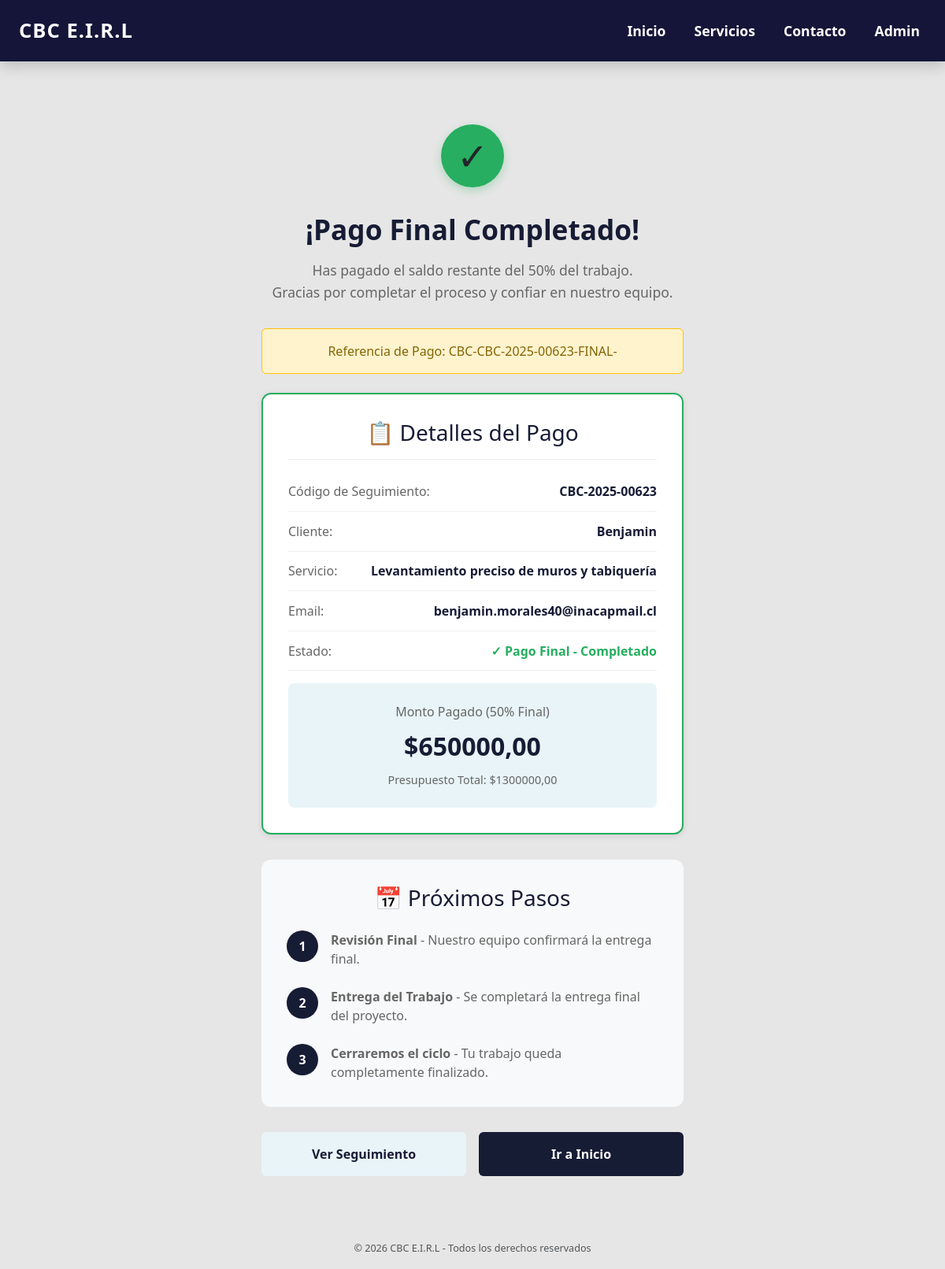
The page /seguimiento/CBC-2025-00623/pago-final-completado/ on the database its author committed.
### core/models.py (models this page shows, shortened)
class SolicitudInformacion(models.Model):
    servicio = models.ForeignKey(
        Servicio,
        on_delete=models.CASCADE,
        related_name="solicitudes",
        null=True,
        blank=True,
    )
    nombre = models.CharField(max_length=100)
    email = models.EmailField()
    telefono = models.CharField(
        max_length=12,
        validators=[
            RegexValidator(
                regex=r'^569\d{8}$',
                message="El teléfono debe tener el formato 569XXXXXXXX",
            ),
        ],
    )
    tienes_terreno = models.CharField(
        max_length=10,
        choices=[('si', 'Sí'), ('no', 'No')],
        default='no'
    )
    ubicacion = models.CharField(max_length=255)
    cuando_comenzar = models.CharField(max_length=20)
    requerimientos = models.TextField()
    estado_actual = models.ForeignKey(
        Estado,
        on_delete=models.SET_NULL,
        null=True,
        blank=True,
        related_name="solicitudes"
    )
    fecha_envio = models.DateTimeField(auto_now_add=True)
    codigo_seguimiento = models.CharField(max_length=30, unique=True, blank=True)
    comentarios_cambios = models.TextField(blank=True, null=True)
    progreso_trabajo = models.IntegerField(default=0)
    fecha_estimado_finalizacion = models.DateField(blank=True, null=True)

class Servicio(models.Model):
    titulo = models.CharField("Nombre del Servicio", max_length=100)
    descripcion = models.TextField("Descripción", blank=True, null=True)
    imagen = models.ImageField(upload_to='servicios/imagenes_extra/')

class Presupuesto(models.Model):
    solicitud = models.OneToOneField(
        SolicitudInformacion,
        on_delete=models.CASCADE,
        related_name='presupuesto'
    )
    archivo = models.FileField(upload_to='presupuestos/', null=True, blank=True)
    fecha = models.DateField(auto_now_add=True)
    total = models.DecimalField(max_digits=12, decimal_places=2, null=True, blank=True)

### core/views.py (the view)
# urls.py: path('seguimiento/<str:codigo>/pago-final-completado/', views.pago_final_completado, name='pago_final_completado'),
def pago_final_completado(request, codigo):
    solicitud = get_object_or_404(SolicitudInformacion, codigo_seguimiento=codigo)
    presupuesto = getattr(solicitud, 'presupuesto', None)
    monto_final = presupuesto.total / 2 if presupuesto and presupuesto.total else 0
    return render(request, "pago_final_completado.html", {
        "solicitud": solicitud,
        "presupuesto": presupuesto,
        "monto_final": monto_final
    })

### templates/pago_final_completado.html (shortened to what this page needs)
{% extends "base.html" %}
{% load static %}
{% block content %}
<div class="confirmation-container">
  <div class="success-icon">✓</div>
  <h1 class="confirmation-title">¡Pago Final Completado!</h1>
  <p class="confirmation-message">
    Has pagado el saldo restante del 50% del trabajo.<br>
    Gracias por completar el proceso y confiar en nuestro equipo.
  </p>
  <div class="confirmation-number">
    Referencia de Pago: CBC-{{ solicitud.codigo_seguimiento }}-FINAL-{{ now|date:'YmdHis' }}
  </div>
  <div class="confirmation-card">
    <h3>📋 Detalles del Pago</h3>
    <div class="confirmation-item">
      <span class="confirmation-label">Código de Seguimiento:</span>
      <span class="confirmation-value">{{ solicitud.codigo_seguimiento }}</span>
    </div>
    <div class="confirmation-item">
      <span class="confirmation-label">Cliente:</span>
      <span class="confirmation-value">{{ solicitud.nombre }}</span>
    </div>
    <div class="confirmation-item">
      <span class="confirmation-label">Servicio:</span>
      <span class="confirmation-value">{{ solicitud.servicio.titulo }}</span>
    </div>
    <div class="confirmation-item">
      <span class="confirmation-label">Email:</span>
      <span class="confirmation-value">{{ solicitud.email }}</span>
    </div>
    <div class="confirmation-item">
      <span class="confirmation-label">Estado:</span>
      <span class="confirmation-value" style="color: #27ae60;">
        ✓ Pago Final - Completado
      </span>
    </div>
    {% if presupuesto and presupuesto.total %}
    <div class="amount-box">
      <div class="amount-label">Monto Pagado (50% Final)</div>
      <div class="amount-value">${{ monto_final|floatformat:2 }}</div>
      <p style="color: #666; font-size: 0.9rem; margin-top: 0.5rem; margin-bottom: 0;">
        Presupuesto Total: ${{ presupuesto.total|floatformat:2 }}
      </p>
    </div>
    {% endif %}
  </div>
  <div class="next-steps">
    <h3>📅 Próximos Pasos</h3>
    <div class="step-item">
      <div class="step-number">1</div>
      <div class="step-content">
        <p><strong>Revisión Final</strong> - Nuestro equipo confirmará la entrega final.</p>
      </div>
    </div>
    <div class="step-item">
      <div class="step-number">2</div>
      <div class="step-content">
        <p><strong>Entrega del Trabajo</strong> - Se completará la entrega final del proyecto.</p>
      </div>
    </div>
    <div class="step-item">
      <div class="step-number">3</div>
      <div class="step-content">
        <p><strong>Cerraremos el ciclo</strong> - Tu trabajo queda completamente finalizado.</p>
      </div>
    </div>
  </div>
  <div class="button-group">
    <a href="{% url 'seguimiento' solicitud.codigo_seguimiento %}" class="btn btn-secondary">Ver Seguimiento</a>
    <a href="{% url 'inicio' %}" class="btn btn-primary">Ir a Inicio</a>
  </div>
</div>
{% endblock %}

### static/css/styles.css (style rules this page uses)
body { margin: 0; background-color: #e6e6e6; font-family: 'Segoe UI', Tahoma, Geneva, Verdana, sans-serif; }
h2, h1 { font-weight: 700; color: #333; }
.btn-primary { background-color: #2a2aff; border: none; font-weight: 600; }

### templates/pago_final_completado.html (style rules this page uses)
.confirmation-container { max-width: 600px; margin: 3rem auto; padding: 2rem; text-align: center; }
.success-icon { width: 80px; height: 80px; background: #27ae60; border-radius: 50%; display: flex; align-items: center; justify-content: center; margin: 0 auto 2rem; font-size: 3rem; box-shadow: 0 4px 12px rgba(39, 174, 96, 0.3); }
.confirmation-title { color: #171c35; font-size: 2.2rem; margin-bottom: 1rem; font-weight: bold; }
.confirmation-message { color: #666; font-size: 1.1rem; margin-bottom: 2rem; line-height: 1.6; }
.confirmation-card { background: white; border: 2px solid #27ae60; border-radius: 12px; padding: 2rem; margin-bottom: 2rem; box-shadow: 0 2px 8px rgba(0, 0, 0, 0.1); }
.confirmation-card h3 { color: #171c35; margin-top: 0; margin-bottom: 1rem; border-bottom: 1px solid #eee; padding-bottom: 1rem; }
.confirmation-item { display: flex; justify-content: space-between; padding: 0.8rem 0; border-bottom: 1px solid #f0f0f0; }
.confirmation-label { color: #666; font-weight: 500; }
.confirmation-value { color: #171c35; font-weight: bold; }
.amount-box { background: #e8f4f8; padding: 1.5rem; border-radius: 8px; margin-top: 1rem; }
.amount-label { color: #666; margin-bottom: 0.5rem; }
.amount-value { color: #171c35; font-size: 2rem; font-weight: bold; }
.next-steps { background: #f8f9fa; border-radius: 12px; padding: 2rem; margin-bottom: 2rem; }
.next-steps h3 { color: #171c35; margin-top: 0; margin-bottom: 1.5rem; }
.step-item { display: flex; gap: 1rem; margin-bottom: 1.5rem; text-align: left; }
.step-item:last-child { margin-bottom: 0; }
.step-number { background: #171c35; color: white; width: 40px; height: 40px; border-radius: 50%; display: flex; align-items: center; justify-content: center; font-weight: bold; flex-shrink: 0; }
.step-content { flex: 1; }
.step-content p { margin: 0; color: #666; }
.button-group { display: flex; gap: 1rem; margin-top: 2rem; }
.btn { flex: 1; padding: 1rem; border: none; border-radius: 6px; font-size: 1rem; font-weight: 600; cursor: pointer; transition: all 0.3s; text-decoration: none; display: inline-block; }
.btn-primary { background: #171c35; color: white; }
.btn-secondary { background: #e8f4f8; color: #171c35; }
.confirmation-number { background: #fff3cd; border: 1px solid #ffc107; color: #856404; padding: 1rem; border-radius: 6px; margin-bottom: 1.5rem; font-weight: 500; }

### rows shown on the page
SolicitudInformacion: codigo_seguimiento "CBC-2025-00623", nombre "Benjamin", servicio.titulo "Levantamiento preciso de muros y tabiquería", email "benjamin.morales40@inacapmail.cl"
Presupuesto: total "1300000,00"

### other values the page prints
{{ monto_final|floatformat:2 }} "650000,00"
